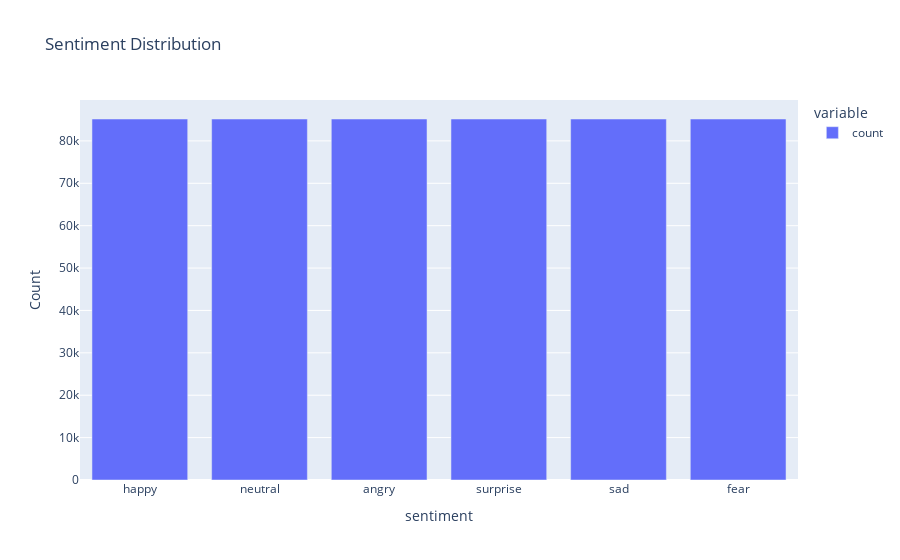

The notebook cell this image was saved under:
### Code cell
px.bar(data['sentiment'].value_counts(),title='Sentiment Distribution',labels={'index':'Sentiment','value':'Count'})

### Figure 1 — Plotly figure (JSON) as saved in the notebook; plotly's stock layout.template omitted (floating-point values rounded to 4 significant figures)
{"data": [{"alignmentgroup": "True", "hovertemplate": "variable=count<br>sentiment=%{x}<br>Count=%{y}<extra></extra>", "legendgroup": "count", "marker": {"color": "#636efa", "pattern": {"shape": ""}}, "name": "count", "offsetgroup": "count", "orientation": "v", "showlegend": true, "textposition": "auto", "type": "bar", "x": ["happy", "neutral", "angry", "surprise", "sad", "fear"], "xaxis": "x", "y": [85167, 85167, 85167, 85167, 85167, 85167], "yaxis": "y"}], "layout": {"barmode": "relative", "legend": {"title": {"text": "variable"}, "tracegroupgap": 0}, "title": {"text": "Sentiment Distribution"}, "xaxis": {"anchor": "y", "domain": [0, 1], "title": {"text": "sentiment"}}, "yaxis": {"anchor": "x", "domain": [0, 1], "title": {"text": "Count"}}}}
